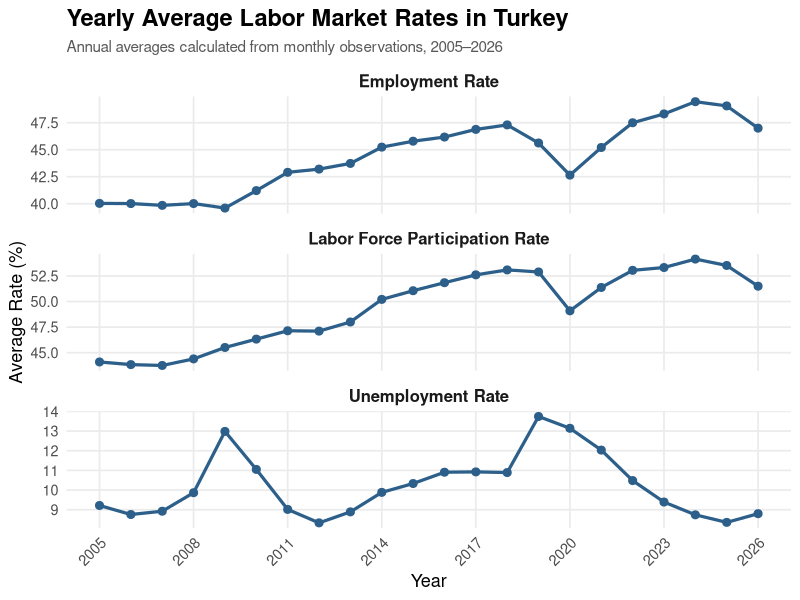
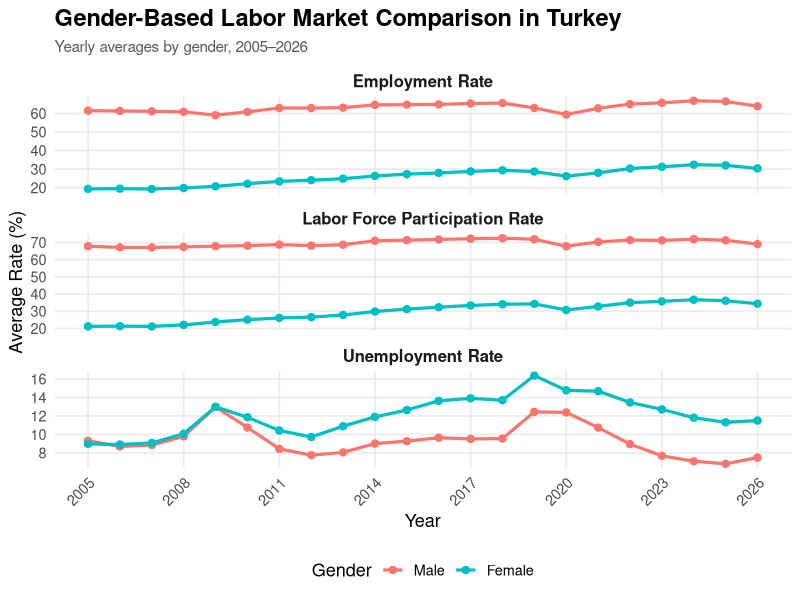
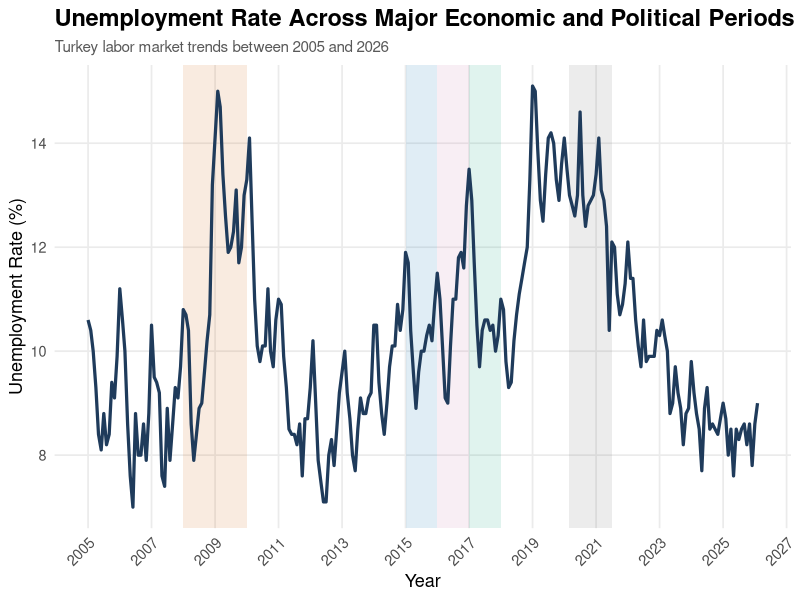
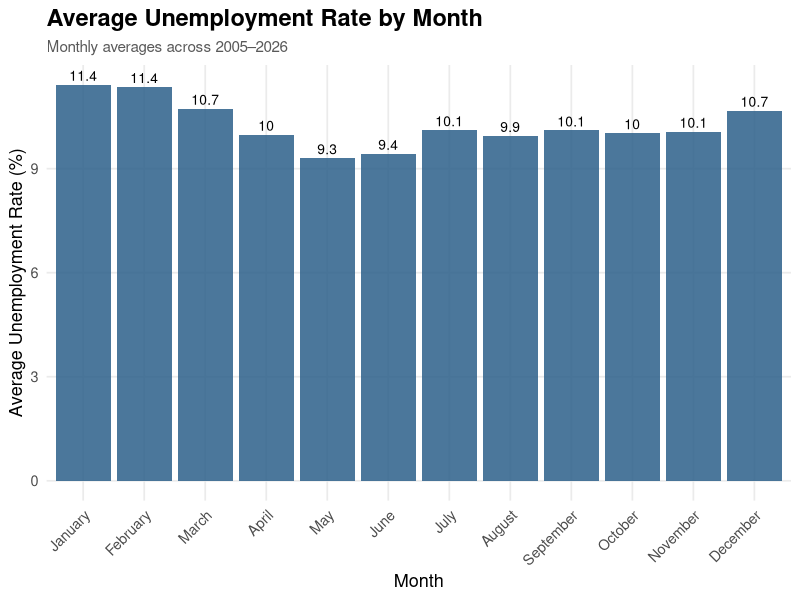
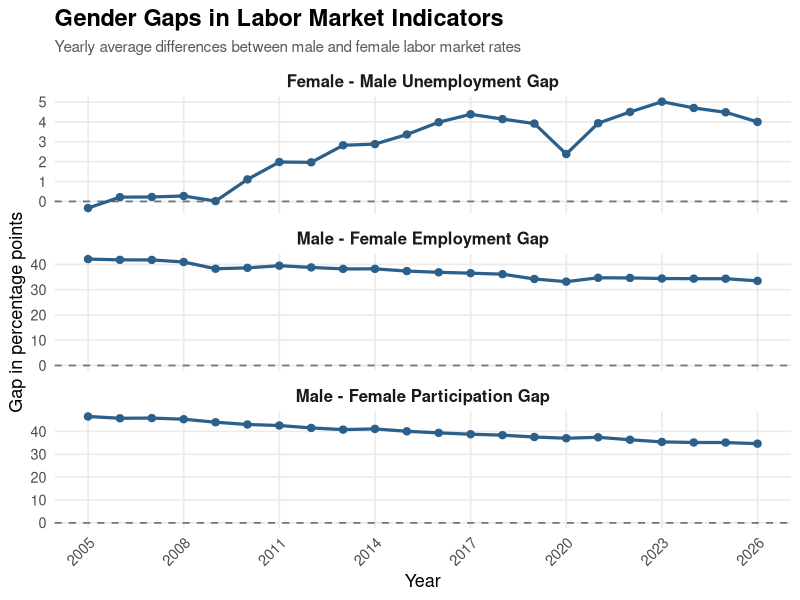
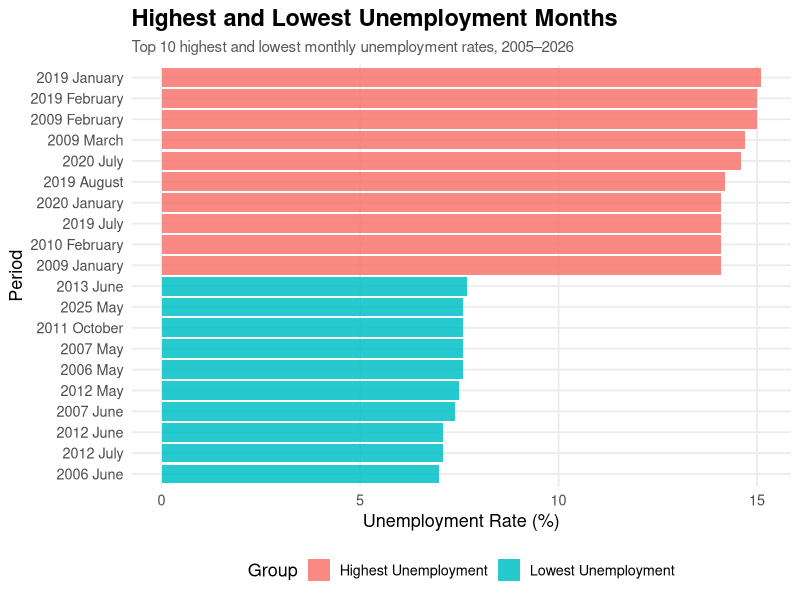

Write the R code that produced these figures, in order.
# EMU430 Data Analytics Project
# Labor Market Analysis - Setup

library(tidyverse)
library(readr)
library(lubridate)
library(scales)
library(knitr)


labor_data <- read_csv(
  "labor_final_clean.csv",
  locale = locale(encoding = "UTF-8")
)

# Check object names loaded from the RData file
ls()

# 3. Fix data types
labor_data <- labor_data |>
  mutate(
    date = as.Date(date),
    year = as.integer(year),
    month_no = as.integer(month_no),
    gender = factor(gender, levels = c("Total", "Male", "Female")),
    month_en = factor(
      month_en,
      levels = c(
        "January", "February", "March", "April", "May", "June",
        "July", "August", "September", "October", "November", "December"
      )
    )
  )

# 4. Create useful subsets
total_data <- labor_data |>
  filter(gender == "Total")

gender_data <- labor_data |>
  filter(gender %in% c("Male", "Female"))

# 5. Yearly summary for total population
yearly_total <- total_data |>
  group_by(year) |>
  summarize(
    avg_unemp_rate = mean(unemp_rate, na.rm = TRUE),
    avg_emp_rate = mean(emp_rate, na.rm = TRUE),
    avg_lfp_rate = mean(lfp_rate, na.rm = TRUE),
    avg_employment = mean(employment, na.rm = TRUE),
    avg_unemployment = mean(unemployment, na.rm = TRUE),
    .groups = "drop"
  )

# 6. Yearly summary by gender
yearly_gender <- gender_data |>
  group_by(year, gender) |>
  summarize(
    avg_unemp_rate = mean(unemp_rate, na.rm = TRUE),
    avg_emp_rate = mean(emp_rate, na.rm = TRUE),
    avg_lfp_rate = mean(lfp_rate, na.rm = TRUE),
    avg_employment = mean(employment, na.rm = TRUE),
    avg_unemployment = mean(unemployment, na.rm = TRUE),
    .groups = "drop"
  )

# 7. Basic data checks
data_check <- labor_data |>
  summarize(
    number_of_rows = n(),
    number_of_columns = ncol(labor_data),
    first_date = min(date),
    last_date = max(date),
    number_of_genders = n_distinct(gender),
    missing_values = sum(is.na(labor_data))
  )

print(data_check)

# 8. Variable dictionary
variable_dictionary <- tibble(
  variable = c(
    "year", "month_no", "month_en", "date", "gender",
    "pop_15_plus", "labor_force", "employment", "unemployment",
    "not_in_labor_force", "lfp_rate", "emp_rate", "unemp_rate"
  ),
  meaning = c(
    "Year of observation",
    "Month number",
    "Month name in English",
    "Monthly date",
    "Gender group: Total, Male, Female",
    "Population aged 15 and over, in thousand persons",
    "Labor force, in thousand persons",
    "Employed population, in thousand persons",
    "Unemployed population, in thousand persons",
    "Population not in labor force, in thousand persons",
    "Labor force participation rate (%)",
    "Employment rate (%)",
    "Unemployment rate (%)"
  )
)

print(variable_dictionary)

# ============================================================
# Analysis 1: General Trend Analysis
# Cleaner Faceted Version
# ============================================================

# Create Total data
total_data <- labor_data |>
  filter(gender == "Total")

# Create yearly averages
yearly_total <- total_data |>
  group_by(year) |>
  summarize(
    `Unemployment Rate` = mean(unemp_rate, na.rm = TRUE),
    `Employment Rate` = mean(emp_rate, na.rm = TRUE),
    `Labor Force Participation Rate` = mean(lfp_rate, na.rm = TRUE),
    .groups = "drop"
  )

# Convert wide data to long format for ggplot
yearly_total_long <- yearly_total |>
  pivot_longer(
    cols = c(`Unemployment Rate`, `Employment Rate`, `Labor Force Participation Rate`),
    names_to = "indicator",
    values_to = "rate"
  )

# Plot
ggplot(yearly_total_long, aes(x = year, y = rate)) +
  geom_line(linewidth = 1.1, color = "#2C5F8A") +
  geom_point(size = 2.4, color = "#2C5F8A") +
  facet_wrap(~ indicator, scales = "free_y", ncol = 1) +
  labs(
    title = "Yearly Average Labor Market Rates in Turkey",
    subtitle = "Annual averages calculated from monthly observations, 2005–2026",
    x = "Year",
    y = "Average Rate (%)"
  ) +
  scale_x_continuous(
    breaks = seq(2005, 2026, by = 3)
  ) +
  theme_minimal(base_size = 13) +
  theme(
    plot.title = element_text(face = "bold", size = 17),
    plot.subtitle = element_text(size = 11, color = "gray35"),
    strip.text = element_text(face = "bold", size = 12),
    axis.text.x = element_text(angle = 45, hjust = 1),
    panel.grid.minor = element_blank(),
    legend.position = "none"
  )

# ============================================================
# Analysis 2: Gender Comparison
# ============================================================

# Create gender-level data
gender_data <- labor_data |>
  filter(gender %in% c("Male", "Female"))

# Yearly averages by gender
yearly_gender <- gender_data |>
  group_by(year, gender) |>
  summarize(
    `Unemployment Rate` = mean(unemp_rate, na.rm = TRUE),
    `Employment Rate` = mean(emp_rate, na.rm = TRUE),
    `Labor Force Participation Rate` = mean(lfp_rate, na.rm = TRUE),
    .groups = "drop"
  )

# Convert to long format
yearly_gender_long <- yearly_gender |>
  pivot_longer(
    cols = c(`Unemployment Rate`, `Employment Rate`, `Labor Force Participation Rate`),
    names_to = "indicator",
    values_to = "rate"
  )

# Plot gender comparison
ggplot(yearly_gender_long, aes(x = year, y = rate, color = gender)) +
  geom_line(linewidth = 1.1) +
  geom_point(size = 2.2) +
  facet_wrap(~ indicator, scales = "free_y", ncol = 1) +
  labs(
    title = "Gender-Based Labor Market Comparison in Turkey",
    subtitle = "Yearly averages by gender, 2005–2026",
    x = "Year",
    y = "Average Rate (%)",
    color = "Gender"
  ) +
  scale_x_continuous(
    breaks = seq(2005, 2026, by = 3)
  ) +
  theme_minimal(base_size = 13) +
  theme(
    plot.title = element_text(face = "bold", size = 17),
    plot.subtitle = element_text(size = 11, color = "gray35"),
    strip.text = element_text(face = "bold", size = 12),
    axis.text.x = element_text(angle = 45, hjust = 1),
    panel.grid.minor = element_blank(),
    legend.position = "bottom"
  )

# Analysis 3: Economic & Political Period Analysis

total_data <- labor_data |>
  filter(gender == "Total")

ggplot(total_data, aes(x = date, y = unemp_rate)) +
  
  # 2008-2009 Global Crisis
  annotate(
    "rect",
    xmin = as.Date("2008-01-01"),
    xmax = as.Date("2009-12-31"),
    ymin = -Inf,
    ymax = Inf,
    alpha = 0.12,
    fill = "#D55E00"
  ) +
  
  # 2015 Political Uncertainty
  annotate(
    "rect",
    xmin = as.Date("2015-01-01"),
    xmax = as.Date("2015-12-31"),
    ymin = -Inf,
    ymax = Inf,
    alpha = 0.12,
    fill = "#0072B2"
  ) +
  
  # 2016 Political Shock
  annotate(
    "rect",
    xmin = as.Date("2016-01-01"),
    xmax = as.Date("2016-12-31"),
    ymin = -Inf,
    ymax = Inf,
    alpha = 0.12,
    fill = "#CC79A7"
  ) +
  
  # 2017 Currency Pressure
  annotate(
    "rect",
    xmin = as.Date("2017-01-01"),
    xmax = as.Date("2017-12-31"),
    ymin = -Inf,
    ymax = Inf,
    alpha = 0.12,
    fill = "#009E73"
  ) +
  
  # COVID Period
  annotate(
    "rect",
    xmin = as.Date("2020-03-01"),
    xmax = as.Date("2021-06-30"),
    ymin = -Inf,
    ymax = Inf,
    alpha = 0.12,
    fill = "gray40"
  ) +
  
  geom_line(
    linewidth = 1.1,
    color = "#1F3B5B"
  ) +
  
  labs(
    title = "Unemployment Rate Across Major Economic and Political Periods",
    subtitle = "Turkey labor market trends between 2005 and 2026",
    x = "Year",
    y = "Unemployment Rate (%)"
  ) +
  
  scale_x_date(
    date_breaks = "2 years",
    date_labels = "%Y"
  ) +
  
  theme_minimal(base_size = 13) +
  
  theme(
    plot.title = element_text(face = "bold", size = 17),
    plot.subtitle = element_text(size = 11, color = "gray35"),
    axis.text.x = element_text(angle = 45, hjust = 1),
    panel.grid.minor = element_blank()
  )

# Analysis 4: Monthly Seasonality Pattern

total_data <- labor_data |>
  filter(gender == "Total")

monthly_pattern <- total_data |>
  group_by(month_no, month_en) |>
  summarize(
    avg_unemp_rate = mean(unemp_rate, na.rm = TRUE),
    avg_emp_rate = mean(emp_rate, na.rm = TRUE),
    avg_lfp_rate = mean(lfp_rate, na.rm = TRUE),
    .groups = "drop"
  )

# ordering the months
monthly_pattern <- monthly_pattern |>
  mutate(
    month_en = factor(
      month_en,
      levels = c(
        "January", "February", "March", "April", "May", "June",
        "July", "August", "September", "October", "November", "December"
      )
    )
  )

# plotting the monthly unemployment seasonality
ggplot(monthly_pattern, aes(x = month_en, y = avg_unemp_rate)) +
  geom_col(fill = "#2C5F8A", alpha = 0.85) +
  geom_text(
    aes(label = round(avg_unemp_rate, 1)),
    vjust = -0.4,
    size = 3.5
  ) +
  labs(
    title = "Average Unemployment Rate by Month",
    subtitle = "Monthly averages across 2005–2026",
    x = "Month",
    y = "Average Unemployment Rate (%)"
  ) +
  theme_minimal(base_size = 13) +
  theme(
    plot.title = element_text(face = "bold", size = 17),
    plot.subtitle = element_text(size = 11, color = "gray35"),
    axis.text.x = element_text(angle = 45, hjust = 1),
    panel.grid.minor = element_blank()
  )


# Analysis 5: Gender Gap Analysis

# yearly averages by gender
yearly_gender_gap_data <- labor_data |>
  filter(gender %in% c("Male", "Female")) |>
  group_by(year, gender) |>
  summarize(
    avg_unemp_rate = mean(unemp_rate, na.rm = TRUE),
    avg_emp_rate = mean(emp_rate, na.rm = TRUE),
    avg_lfp_rate = mean(lfp_rate, na.rm = TRUE),
    .groups = "drop"
  )

# converting gender rows into columns
gender_gap <- yearly_gender_gap_data |>
  pivot_wider(
    names_from = gender,
    values_from = c(avg_unemp_rate, avg_emp_rate, avg_lfp_rate)
  ) |>
  mutate(
    unemployment_gap = avg_unemp_rate_Female - avg_unemp_rate_Male,
    employment_gap = avg_emp_rate_Male - avg_emp_rate_Female,
    participation_gap = avg_lfp_rate_Male - avg_lfp_rate_Female
  )

# converting gap variables to long format
gender_gap_long <- gender_gap |>
  select(year, unemployment_gap, employment_gap, participation_gap) |>
  pivot_longer(
    cols = c(unemployment_gap, employment_gap, participation_gap),
    names_to = "gap_type",
    values_to = "gap_value"
  ) |>
  mutate(
    gap_type = recode(
      gap_type,
      unemployment_gap = "Female - Male Unemployment Gap",
      employment_gap = "Male - Female Employment Gap",
      participation_gap = "Male - Female Participation Gap"
    )
  )

# Plot gender gaps
ggplot(gender_gap_long, aes(x = year, y = gap_value)) +
  geom_hline(yintercept = 0, linewidth = 0.6, linetype = "dashed", color = "gray45") +
  geom_line(linewidth = 1.1, color = "#2C5F8A") +
  geom_point(size = 2.2, color = "#2C5F8A") +
  facet_wrap(~ gap_type, scales = "free_y", ncol = 1) +
  labs(
    title = "Gender Gaps in Labor Market Indicators",
    subtitle = "Yearly average differences between male and female labor market rates",
    x = "Year",
    y = "Gap in percentage points"
  ) +
  scale_x_continuous(
    breaks = seq(2005, 2026, by = 3)
  ) +
  theme_minimal(base_size = 13) +
  theme(
    plot.title = element_text(face = "bold", size = 17),
    plot.subtitle = element_text(size = 11, color = "gray35"),
    strip.text = element_text(face = "bold", size = 12),
    axis.text.x = element_text(angle = 45, hjust = 1),
    panel.grid.minor = element_blank()
  )

# Analysis 6: Highest and Lowest Unemployment Months

total_data <- labor_data |>
  filter(gender == "Total")

# top 10 highest unemployment months
highest_unemployment <- total_data |>
  arrange(desc(unemp_rate)) |>
  select(year, month_en, date, unemp_rate, emp_rate, lfp_rate) |>
  slice_head(n = 10)

# top 10 lowest unemployment months
lowest_unemployment <- total_data |>
  arrange(unemp_rate) |>
  select(year, month_en, date, unemp_rate, emp_rate, lfp_rate) |>
  slice_head(n = 10)

print(highest_unemployment)
print(lowest_unemployment)
# combine of highest and lowest months
unemployment_extremes <- bind_rows(
  highest_unemployment |> mutate(group = "Highest Unemployment"),
  lowest_unemployment |> mutate(group = "Lowest Unemployment")
) |>
  mutate(
    period_label = paste(year, month_en),
    period_label = reorder(period_label, unemp_rate)
  )

# plot extremes
ggplot(unemployment_extremes, aes(x = period_label, y = unemp_rate, fill = group)) +
  geom_col(alpha = 0.85) +
  coord_flip() +
  labs(
    title = "Highest and Lowest Unemployment Months",
    subtitle = "Top 10 highest and lowest monthly unemployment rates, 2005–2026",
    x = "Period",
    y = "Unemployment Rate (%)",
    fill = "Group"
  ) +
  theme_minimal(base_size = 13) +
  theme(
    plot.title = element_text(face = "bold", size = 17),
    plot.subtitle = element_text(size = 11, color = "gray35"),
    panel.grid.minor = element_blank(),
    legend.position = "bottom"
  )
